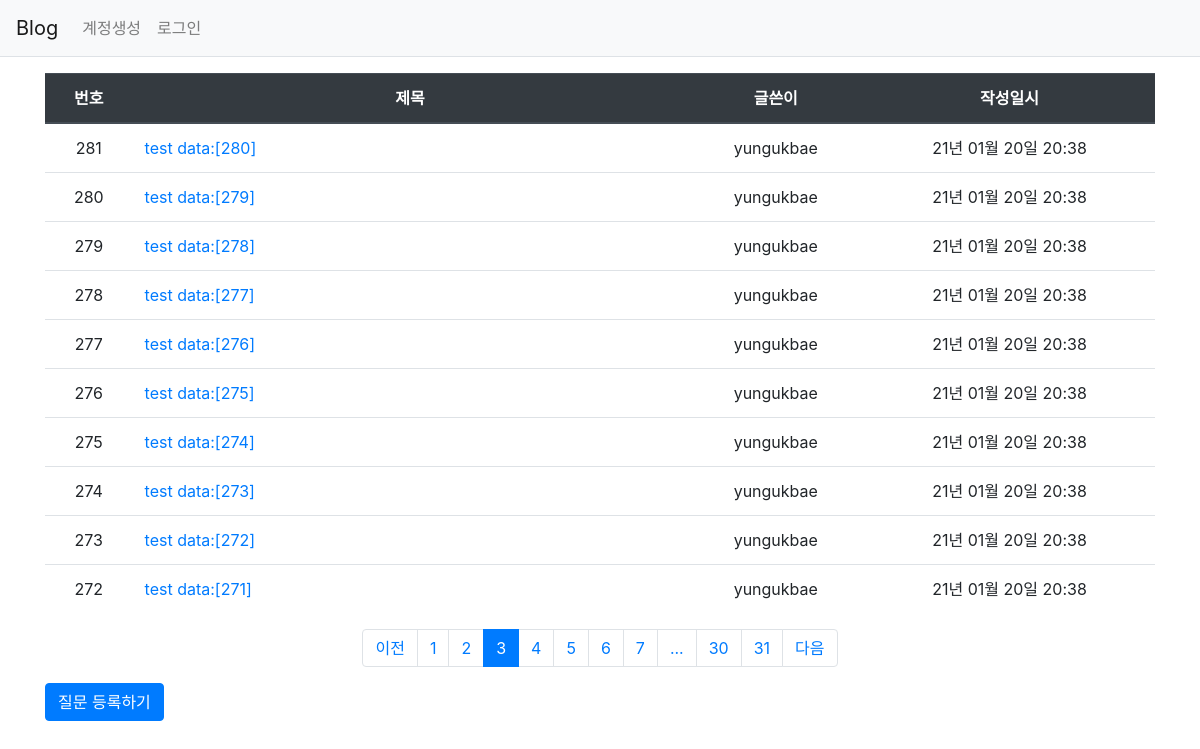
Screenshot of /question/list/?page=3 with the database file from the repository.
### pybo/models.py (models this page shows)
class Question(db.Model):
    id = db.Column(db.Integer, primary_key=True)
    subject = db.Column(db.String(200),nullable=False)
    content = db.Column(db.Text(),nullable=False)
    create_date = db.Column(db.DateTime(),nullable=False)
    user_id = db.Column(db.Integer, db.ForeignKey('user.id', ondelete='CASCADE'), nullable=False)
    user = db.relationship('User',backref=db.backref('question_set'))
    modify_date = db.Column(db.DateTime(), nullable=True)

class User(db.Model):
    id = db.Column(db.Integer, primary_key=True)
    username = db.Column(db.String(150), nullable=False)  #unique는 같은 값을 저장할 수 없다는 뜻이다.
    password = db.Column(db.String(200), nullable=False)
    email = db.Column(db.String(120),unique=True, nullable=False)

### pybo/views/question_views.py (the view)
@bp.route('/list/')
def _list():
    page = request.args.get('page',type=int, default=1 ) #페이지
    question_list = Question.query.order_by(Question.create_date.desc())
    question_list = question_list.paginate(page, per_page=10)
    return render_template('question/question_list.html',question_list=question_list)

### pybo/filter.py (called while the page is built)
def format_datetime(value, fmt='%y년 %m월 %d일 %H:%M'):
    return value.strftime(fmt)

### pybo/views/auth_views.py (called while the page is built)
@bp.before_app_request
def load_logged_in_user():
    user_id = session.get('user_id')
    if user_id is None:
        g.user = None
    else:
        g.user=User.query.get(user_id)

### pybo/templates/question/question_list.html (shortened to what this page needs)
{% extends 'base.html' %}
{% block content %}
<div class="container my-3">
    <table class="table">
        <thead>
            <tr class="text-center thead-dark">
                <th>번호</th>
                <th style="width:50%">제목</th>
                <th>글쓴이</th>
                <th>작성일시</th>
            </tr>
        </thead>
        <tbody>
            {% if question_list %}
                {% for question in question_list.items %}
                <tr class="text-center">
                    <td>{{ question.id }}</td>
                    <td class="text-left">
                        <a href="{{ url_for('question.detail',question_id=question.id) }}"> {{ question.subject }}</a>
                    </td>
                    <td>{{ question.user.username }}</td>
                    <td>{{ question.create_date|datetime }}</td>
                </tr>
                {% endfor %}
                {% else %}
                <tr>
                    <td colspan="3">질문이 없습니다.</td>
                </tr>
        {% endif %}
        </tbody>
    </table>
        <ul class="pagination justify-content-center">
            {% if question_list.has_prev %}
            <li class="page-item">
                <a href="?page={{ question_list.prev_num }}" class="page-link">이전</a>
            </li>
            {% else %}
            <li class="page-item disabled">
                <a href="#" class="page-link" tabindex="-1" aria-disabled="true">이전</a>
            </li>
        {% endif %}
        {% for page_num in question_list.iter_pages() %}
            {% if page_num %}
                {% if page_num != question_list.page %}
                <li class="page-item">
                    <a href="?page={{ page_num }}" class="page-link">{{ page_num }}</a>
                </li>
                {% else %}
                <li class="page-item active" aria-current="page">
                    <a href="#" class="page-link">{{ page_num }}</a>
                </li>
                {% endif %}
            {% else %}
            <li class="disabled">
                <a href="#" class="page-link">...</a>
            </li>
            {% endif %}
        {% endfor %}
        {% if question_list.has_next %}
        <li class="page-item">
            <a href="?page={{ question_list.next_num }}" class="page-link">다음</a>
        </li>
        {% else %}
        <li class="page-item disabled">
            <a href="#" class="page-link" tabindex="-1" aria-disabled="true">다음</a>
        </li>
        {% endif %}
    </ul>
    <a href="{{url_for('question.create')}}" class="btn btn-primary">질문 등록하기</a>
</div>
{% endblock %}

### rows the page displays
Question: id "281", subject "test data:[280]", user.username "yungukbae", create_date "21년 01월 20일 20:38"
Question: id "280", subject "test data:[279]", user.username "yungukbae", create_date "21년 01월 20일 20:38"
Question: id "279", subject "test data:[278]", user.username "yungukbae", create_date "21년 01월 20일 20:38"
Question: id "278", subject "test data:[277]", user.username "yungukbae", create_date "21년 01월 20일 20:38"
Question: id "277", subject "test data:[276]", user.username "yungukbae", create_date "21년 01월 20일 20:38"
Question: id "276", subject "test data:[275]", user.username "yungukbae", create_date "21년 01월 20일 20:38"
Question: id "275", subject "test data:[274]", user.username "yungukbae", create_date "21년 01월 20일 20:38"
Question: id "274", subject "test data:[273]", user.username "yungukbae", create_date "21년 01월 20일 20:38"
Question: id "273", subject "test data:[272]", user.username "yungukbae", create_date "21년 01월 20일 20:38"
Question: id "272", subject "test data:[271]", user.username "yungukbae", create_date "21년 01월 20일 20:38"

### other values shown
{{ page_num }} "1" "2" "4" "5" "6" "7" "30" "31"
{{ page_num }} "3"
